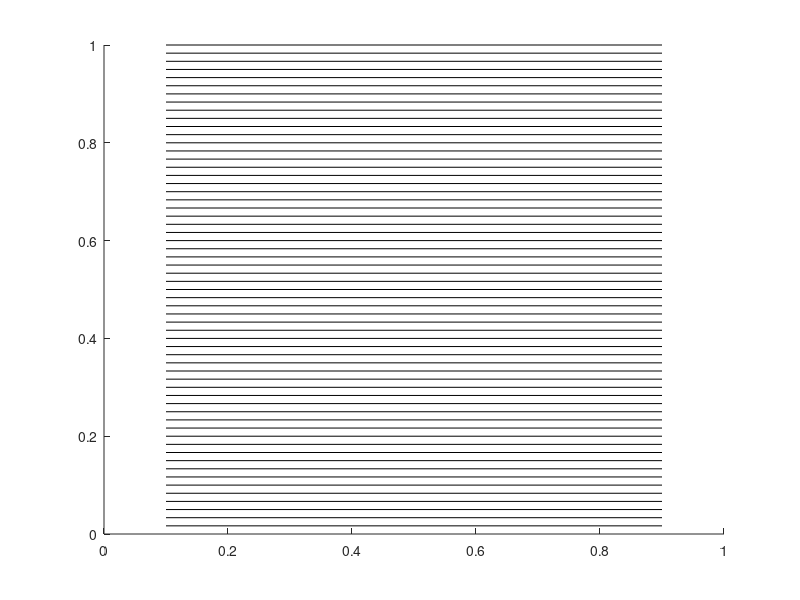
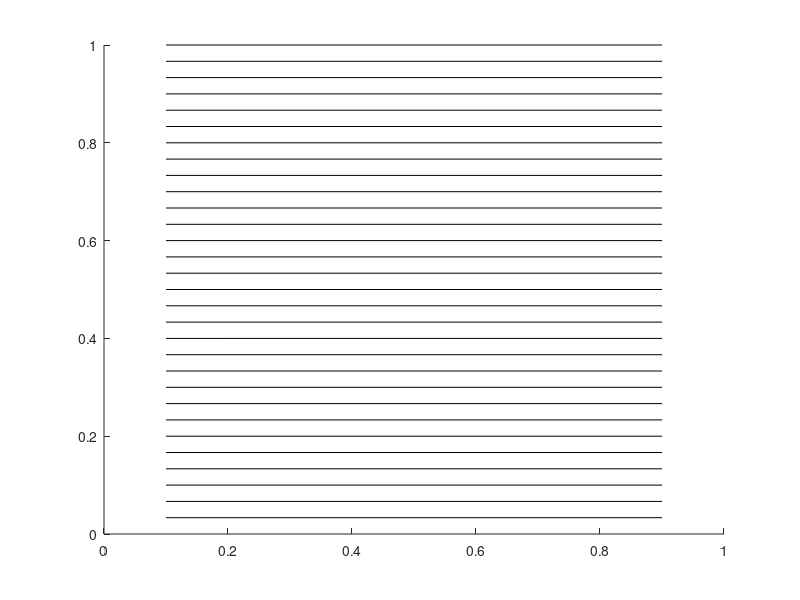
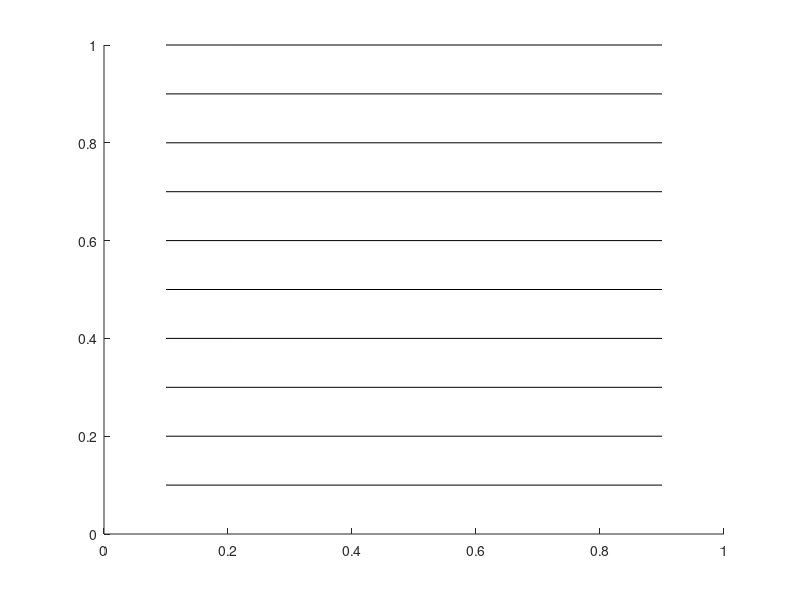
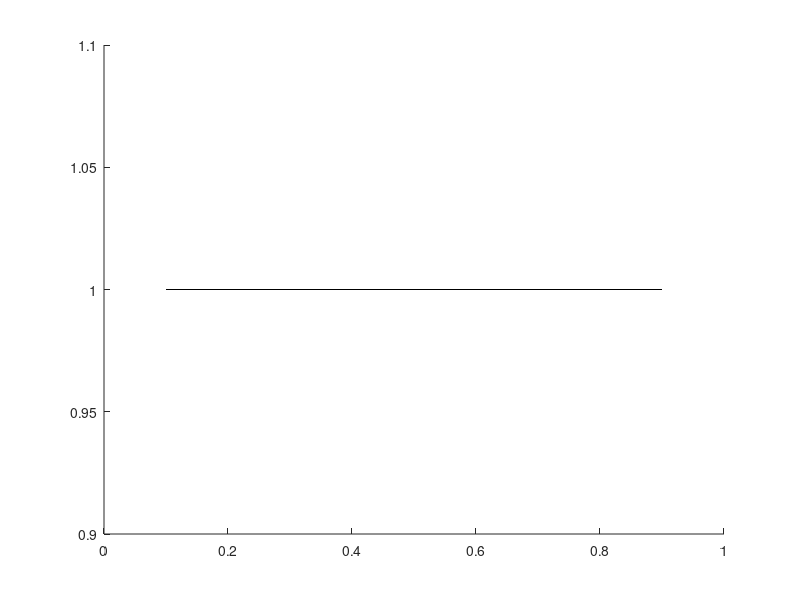

Write MATLAB code to recreate these figures, in order.
clear
%ftcs
%bc and ic
ub = @(x) sin(pi*x) - sin(3*pi*x);
uleft  = @(t) 0;
uright = @(t) 0;

%exact sol
u = @(x,t) exp(-pi*pi*t).*sin(pi*x) - exp(-9*pi*pi*t)*sin(3*pi*x);

%parameters (r=k/h^2)
M = 10;
h = 1/M;
k = 1/600;
r = k/(h^2);
x = 0:h:1;
xi = x(2:end-1);
t = 0:k:1;

%setup matrices
D = (2*diag(ones(M-1,1)) - diag(ones(M-2,1),1) - diag(ones(M-2,1),-1));
I = eye(M-1);
A = I - r * D;
%U0
uin = ub(xi); 
u0 = uin';
usol = zeros(length(xi),length(t));
uex  = zeros(length(xi),length(t));
uex(:,1) = u0;
usol(:,1) = u0;
figure; 
hold on;
for ii = 2 : length(t)    
    u1 = A*u0;
    u0 = u1;
    usol(:,ii) = u1;    
    uex(:,ii) = u(xi,t(ii));
    if mod(ii,M) == 1 %&& t(ii)<0.05
        plot3(xi,t(ii)*ones(M-1,1),u1,'k');
    end
end
fprintf('Error=%d\n',max(abs(usol(:,end)-uex(:,end))))
hold off;

ub = @(x) sin(pi*x) - sin(3*pi*x);
uleft  = @(t) 0;
uright = @(t) 0;

%exact sol
u = @(x,t) exp(-pi*pi*t).*sin(pi*x) - exp(-9*pi*pi*t)*sin(3*pi*x);

%parameters (r=k/h^2)
M = 10;
h = 1/M;
k = 1/300;
r = k/(h^2);
x = 0:h:1;
xi = x(2:end-1);
t = 0:k:1;

%setup matrices
D = (2*diag(ones(M-1,1)) - diag(ones(M-2,1),1) - diag(ones(M-2,1),-1));
I = eye(M-1);
A = I - r * D;
%U0
uin = ub(xi); 
u0 = uin';
usol = zeros(length(xi),length(t));
uex  = zeros(length(xi),length(t));
uex(:,1) = u0;
usol(:,1) = u0;
figure; 
hold on;
for ii = 2 : length(t)    
    u1 = A*u0;
    u0 = u1;
    usol(:,ii) = u1;    
    uex(:,ii) = u(xi,t(ii));
    if mod(ii,M) == 1 %&& t(ii)<0.05
        plot3(xi,t(ii)*ones(M-1,1),u1,'k');
    end
end
fprintf('Error=%d\n',max(abs(usol(:,end)-uex(:,end))))
hold off;

ub = @(x) sin(pi*x) - sin(3*pi*x);
uleft  = @(t) 0;
uright = @(t) 0;

%exact sol
u = @(x,t) exp(-pi*pi*t).*sin(pi*x) - exp(-9*pi*pi*t)*sin(3*pi*x);

%parameters (r=k/h^2)
M = 10;
h = 1/M;
k = 1/100;
r = k/(h^2);
x = 0:h:1;
xi = x(2:end-1);
t = 0:k:1;

%setup matrices
D = (2*diag(ones(M-1,1)) - diag(ones(M-2,1),1) - diag(ones(M-2,1),-1));
I = eye(M-1);
A = I - r * D;
%U0
uin = ub(xi); 
u0 = uin';
usol = zeros(length(xi),length(t));
uex  = zeros(length(xi),length(t));
uex(:,1) = u0;
usol(:,1) = u0;
figure; 
hold on;
for ii = 2 : length(t)    
    u1 = A*u0;
    u0 = u1;
    usol(:,ii) = u1;    
    uex(:,ii) = u(xi,t(ii));
    if mod(ii,M) == 1 %&& t(ii)<0.05
        plot3(xi,t(ii)*ones(M-1,1),u1,'k');
    end
end
fprintf('Error=%d\n',max(abs(usol(:,end)-uex(:,end))))
hold off;

ub = @(x) sin(pi*x) - sin(3*pi*x);
uleft  = @(t) 0;
uright = @(t) 0;

%exact sol
u = @(x,t) exp(-pi*pi*t).*sin(pi*x) - exp(-9*pi*pi*t)*sin(3*pi*x);

%parameters (r=k/h^2)
M = 10;
h = 1/M;
k = 1/10;
r = k/(h^2);
x = 0:h:1;
xi = x(2:end-1);
t = 0:k:1;

%setup matrices
D = (2*diag(ones(M-1,1)) - diag(ones(M-2,1),1) - diag(ones(M-2,1),-1));
I = eye(M-1);
A = I - r * D;
%U0
uin = ub(xi); 
u0 = uin';
usol = zeros(length(xi),length(t));
uex  = zeros(length(xi),length(t));
uex(:,1) = u0;
usol(:,1) = u0;
figure; 
hold on;
for ii = 2 : length(t)    
    u1 = A*u0;
    u0 = u1;
    usol(:,ii) = u1;    
    uex(:,ii) = u(xi,t(ii));
    if mod(ii,M) == 1 %&& t(ii)<0.05
        plot3(xi,t(ii)*ones(M-1,1),u1,'k');
    end
end
fprintf('Error=%d\n',max(abs(usol(:,end)-uex(:,end))))
hold off;